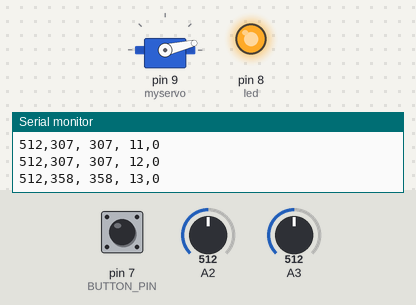
A sketch run on a simulated Arduino Uno, built with avr-gcc and run on an emulated ATmega328P. Shown: servo, output pins drawn as LEDs (lit = HIGH), the last lines printed to the serial monitor. Dashed ring = blinking. The test bench sets the inputs (shaded band); at power-on: pin 7 (BUTTON_PIN) HIGH, A3 = 512, A2 = 512.

Above: at 1.26 s.
1.3 s: pin 7 (BUTTON_PIN) pulled LOW for 0.15 s
At 1.46 s:
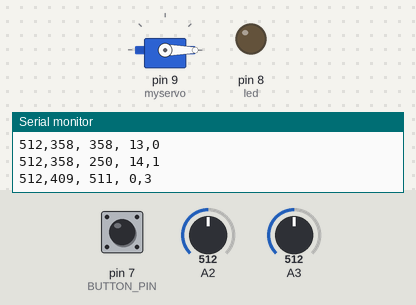
4.3 s: A3 set to 262
7.3 s: A3 set to 235
At 8.5 s:
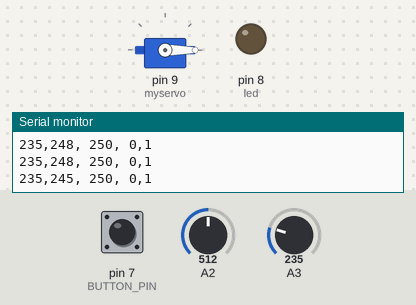
8.8 s: A3 set to 306
At 11.36 s:
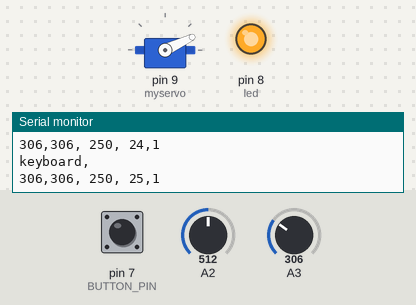
11.8 s: pin 7 (BUTTON_PIN) pulled LOW for 1 s
At 12.17 s:
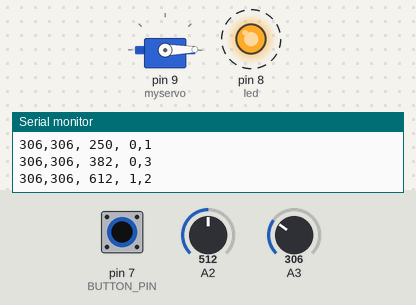
15.8 s: pin 7 (BUTTON_PIN) pulled LOW for 3.2 s
At 23.08 s:
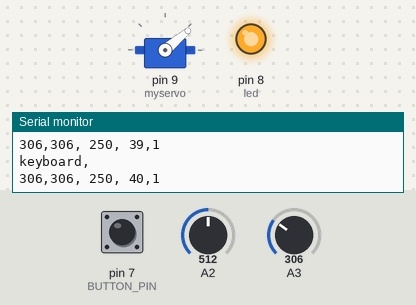
Timing chart, 0 to 26.6 s (numbered marks = the images above; inputs shaded):
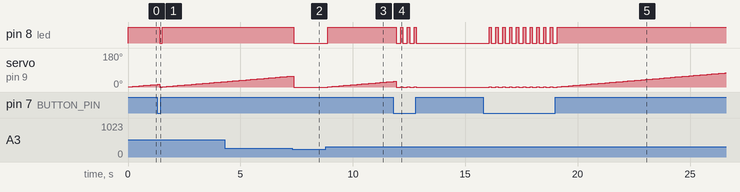

The sketch:

emi_jere_ema.ino
```cpp
 /*
 Controlling a servo position using a potentiometer (variable resistor)
 by Michal Rinott <http://people.interaction-ivrea.it/m.rinott>

 modified on 8 Nov 2013
 by Scott Fitzgerald
 http://www.arduino.cc/en/Tutorial/Knob
*/

#include <Servo.h>
//#include <Keyboard.h>

Servo myservo;  // create servo object to control a servo
int sensorValue,regulaUmbral, servoValue,cont, prom, optionUmbral,segs;

const int BUTTON_PIN = 7;
const int led = 8;
const int largoArray = 10;// variable que contiene el largo del array del sensor
int arraySensor[largoArray];
int arrayRegulador[largoArray];
int currentState;// the current reading from the input pin


int promValues(int b){
  int sum  = 0;
  for(int i= 1;i<largoArray ;i++){
   arraySensor[i-1] = arraySensor[i]; //funcion para sacar el promedio de los valores del sensor guardados en el array
   sum += arraySensor[i-1];
   }
  arraySensor[9] = b;
  sum += b ;
  return sum/largoArray ;
}


int getUmbral(int p,int o, int um){

  if(currentState == LOW){
    if (optionUmbral == 3){
        optionUmbral=1;
    }
    else if(currentState == LOW){
      optionUmbral++;
    }
  }
  switch(o){
  case 1:
    return 250;
   break;
  case 2:
    return 100 + um;
  break;
  case 3:
     return p*1.25;
     break;
  }
}


void setup() {
  pinMode(led, OUTPUT);
  pinMode(BUTTON_PIN, INPUT_PULLUP);
  myservo.attach(9);  // attaches the servo on pin 9 to the servo object
  Serial.begin(9600);
  myservo.write(0);
  //Keyboard.begin();

}


void loop() {
  regulaUmbral = analogRead(A2);
  sensorValue = analogRead(A3);
  currentState = digitalRead(BUTTON_PIN);
  if(cont % 2 == 0 ){
   prom = promValues(sensorValue);
   if (cont >= 800){
    cont=0;
   }
  }
  cont++;
  if(sensorValue > getUmbral(prom, optionUmbral,regulaUmbral) ){
   segs++;
   digitalWrite(led, HIGH);
   if( segs % 5 == 0){
      Serial.println("keyboard,");
   }
   //Keyboard.press(' ');
   if(segs>=180){
    myservo.write(0);
    segs=0;
   }
   else{
    myservo.write(segs);
   }
  }
    else{
      segs = 0;
      digitalWrite(led, LOW);
      myservo.write(0);
    }
  Serial.println(String(sensorValue) +","+ String(prom)+ ", "+ String(getUmbral(prom,optionUmbral,regulaUmbral)) + ", " +String(segs)+ "," +String(optionUmbral));
  delay(100);

}


String arrayMessage(){
  String mess = "{";
  for(int i = 0; i<largoArray ;i++){      // funcion para mostrar los elementos del array
    mess += String(arraySensor[i])+ ", ";
  }
    mess += "}";
    return mess;
}
```

Measured:
- after the input at 1.3 s, pin 8 (led): HIGH → LOW after 0.12 s instead of 0.52 s
- after the input at 7.3 s, pin 8 (led): HIGH → LOW after 0.08 s
- after the input at 8.8 s, pin 8 (led): LOW → HIGH after 0.09 s; servo on pin 9 (myservo): moves from 0° to 29° over 2.8 s, starting after 0.09 s
- after the input at 11.8 s, pin 8 (led): alternates HIGH for 0.10 s and LOW for 0.20 s, 7 changes in all, then stays LOW, starting after 0.12 s
- after the input at 15.8 s, pin 8 (led): alternates HIGH for 0.10 s and LOW for 0.20 s, 21 changes in all, then stays HIGH, starting after 0.27 s; servo on pin 9 (myservo): 0° → 1° after 0.27 s, → 0° 0.10 s later, → 1° 0.20 s later, → 0° 0.10 s later, … (95 changes in this stretch)
